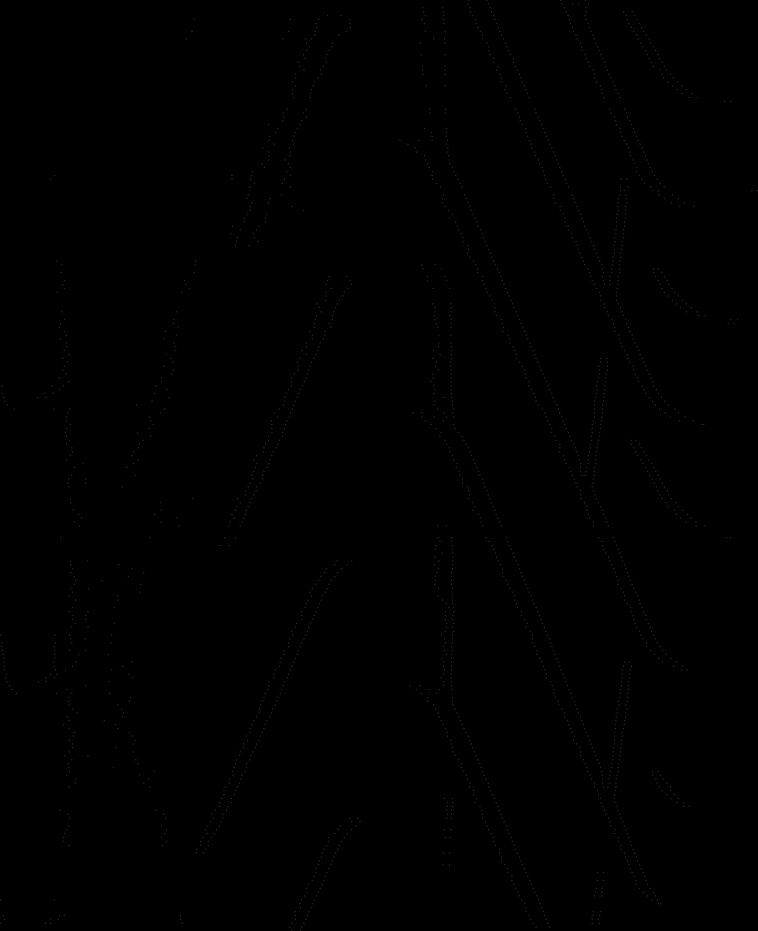
#> input picture project/Gocator/Gocator/Scan/opencv/battistrada_maxr_min_0.3.jpg, 758 x 931 px, shrunk from 1822 x 2238 before the run
$ jupyter execute --allow-errors Test_Image_Battistrada3_XY.ipynb   (older library calls are emulated)
#> lines starting #> are read from the running program, lines starting #| are printed output that depends on the picture; after the words box and inside, x2 and y2 are one past the last pixel; in counts of white or black regions, pixels touching at a corner belong together
[cell 1]
import imutils
import cv2 as cv
import numpy as np
import random as rng
from matplotlib import pyplot as plt
plt.rcParams['figure.figsize'] = [18, 10]

[cell 2]
def contourDetection(closing):
    # convert the image to grayscale format
    img_gray = cv.cvtColor(closing, cv.COLOR_BGR2GRAY)

    # apply binary thresholding
    ret, thresh_gray = cv.threshold(img_gray, 200, 255, cv.THRESH_BINARY)

    # detect the contours on the binary image using cv2.CHAIN_APPROX_NONE
    _, contours, hierarchy = cv.findContours(image=thresh_gray, mode=cv.RETR_EXTERNAL, method=cv.CHAIN_APPROX_NONE)

    # sort the contours according to the provided method
    (contours, boundingBoxes) = sort_contours(contours)

    cnt = []
    for i in range(len(contours)):
        if cv.contourArea(contours[i]) > 0:
            cnt.append(contours[i])
    print("Blob trovati: {}\n".format(len(cnt)))

    # draw contours on the original image
    src_copy1 = src.copy()
    cv.drawContours(image=src_copy1, contours=cnt, contourIdx=-1, color=(0, 255, 0), thickness=3, lineType=cv.LINE_AA)

    # Show in a window
    print("dtype: {}".format(src_copy1.dtype))
    print("shape: {}".format(src_copy1.shape))
    plt.imshow(src_copy1)
    plt.show()

    # draw Bounding Rectangle on the original image
    src_copy2 = src.copy()

    # Straight Bounding Rotated Rectangle
    for i in range(len(cnt)):
        rect = cv.minAreaRect(cnt[i])
        box = cv.boxPoints(rect)
        box = np.int0(box)
        cv.drawContours(src_copy2, [box], 0, (0, 255, 0), 2)

    # Show in a window
    print("\ndtype: {}".format(src_copy2.dtype))
    print("shape: {}".format(src_copy2.shape))
    plt.imshow(src_copy2)
    plt.show()

    # draw only contours
    drawing = np.zeros((thresh_gray.shape[0], thresh_gray.shape[1], 3), dtype=np.uint8)
    for i in range(len(cnt)):
        color = (rng.randint(0,256), rng.randint(0,256), rng.randint(0,256))
        cv.drawContours(drawing, cnt, i, color, 2, cv.LINE_8, hierarchy, 0)
        x, y, w, h = cv.boundingRect(cnt[i])
        cv.putText(drawing, "{}".format(i), (int(x+(w/2)), int(y+(h/2))), cv.FONT_HERSHEY_SIMPLEX, 0.9, (0, 255, 0), 2)

    # Show in a window
    print("\ndtype: {}".format(drawing.dtype))
    print("shape: {}".format(drawing.shape))
    plt.imshow(drawing)
    plt.show()

    return cnt

def sort_contours(cnts, method="left-to-right"):
    # initialize the reverse flag and sort index
    reverse = False
    i = 0

    # handle if we need to sort in reverse
    if method == "right-to-left" or method == "bottom-to-top":
        reverse = True

    # handle if we are sorting against the y-coordinate rather than
    # the x-coordinate of the bounding box
    if method == "top-to-bottom" or method == "bottom-to-top":
        i = 1

    # construct the list of bounding boxes and sort them from top to
    # bottom
    boundingBoxes = [cv.boundingRect(c) for c in cnts]
    (cnts, boundingBoxes) = zip(*sorted(zip(cnts, boundingBoxes),
        key=lambda b:b[1][i], reverse=reverse))

    # return the list of sorted contours and bounding boxes
    return (cnts, boundingBoxes)

[cell 3]
src = cv.imread("battistrada_maxr_min_0.3.jpg")
#> src is the input picture: shape (931, 758, 3); min 0, max 50, mean 0.3

# Show in a window
print("dtype: {}".format(src.dtype))
#| dtype: uint8
print("shape: {}".format(src.shape))
#| shape: (931, 758, 3)
plt.imshow(src)
plt.show()

[cell 4]
dst = cv.Canny(src, 50., 100., 3)
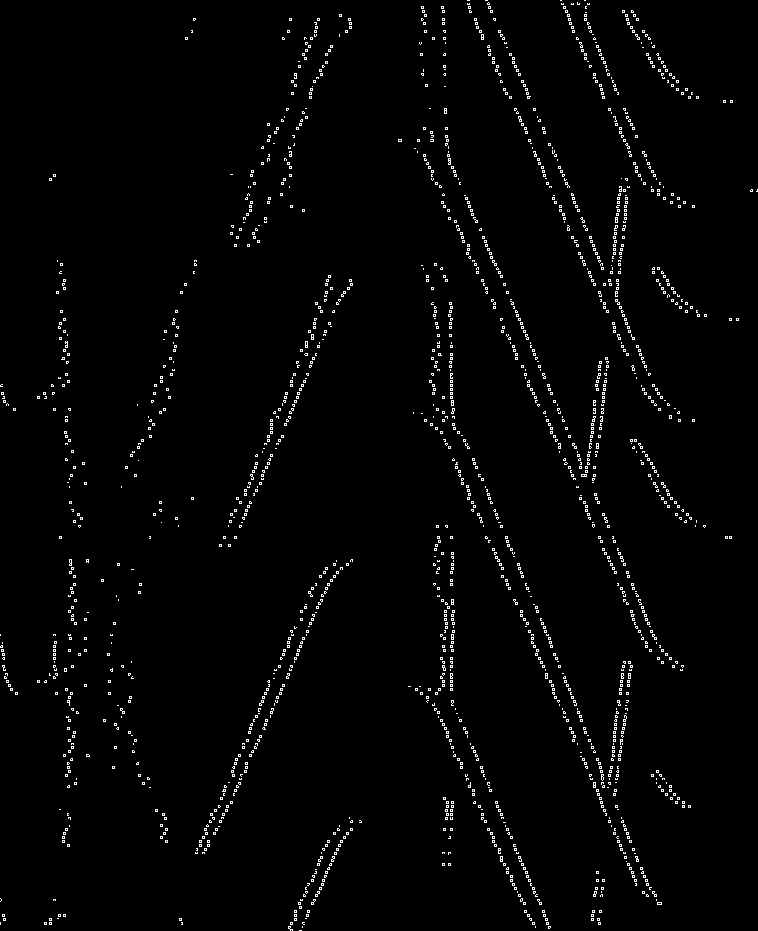
#> dst: shape (931, 758); 1.9% white in thin lines or dots
color_dst = cv.cvtColor(dst, cv.COLOR_GRAY2BGR)
#> color_dst: shape (931, 758, 3); 1.9% white in thin lines or dots
lines = cv.HoughLinesP(dst, rho=1., theta=np.pi/180., threshold=20, minLineLength=20, maxLineGap=80.)
#> lines = 219 rows, first 6: [450, 446, 636, 885], [423, 155, 602, 540], [442, 673, 550, 927], [433, 357, 646, 885], [507, 536, 652, 893], [430, 108, 656, 642]
for this_line in lines:
    cv.line(color_dst,
            (this_line[0][0], this_line[0][1]),
            (this_line[0][2], this_line[0][3]),
            [0, 0, 255], 3, 8)
#> this loop made 219 passes
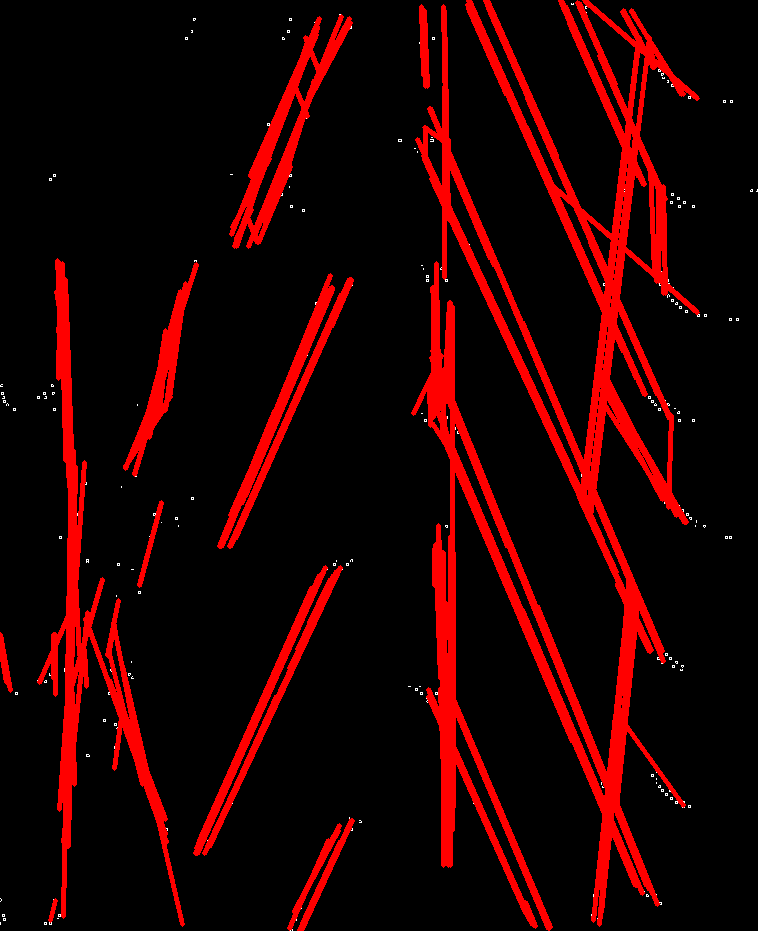
#> color_dst: shape (931, 758, 3); mean B, G, R 0.4, 0.4, 34.8

# Show in a window
print("dtype: {}".format(color_dst.dtype))
#| dtype: uint8
print("shape: {}".format(color_dst.shape))
#| shape: (931, 758, 3)
plt.imshow(color_dst)
plt.show()

[cell 5]
kernel_blob = cv.getStructuringElement(cv.MORPH_ELLIPSE, (50, 100))
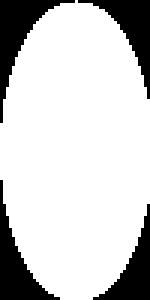
#> kernel_blob: shape (100, 50) (shown 3 times larger); values 0 (black) and 1 (white), 80.2% white; 4 black regions, box (x1, y1, x2, y2) and area: (0, 0, 25, 41) 280, (0, 60, 20, 100) 255, (26, 0, 50, 33) 239, (31, 68, 50, 100) 215
closing_blob = cv.morphologyEx(src, cv.MORPH_CLOSE, kernel_blob)
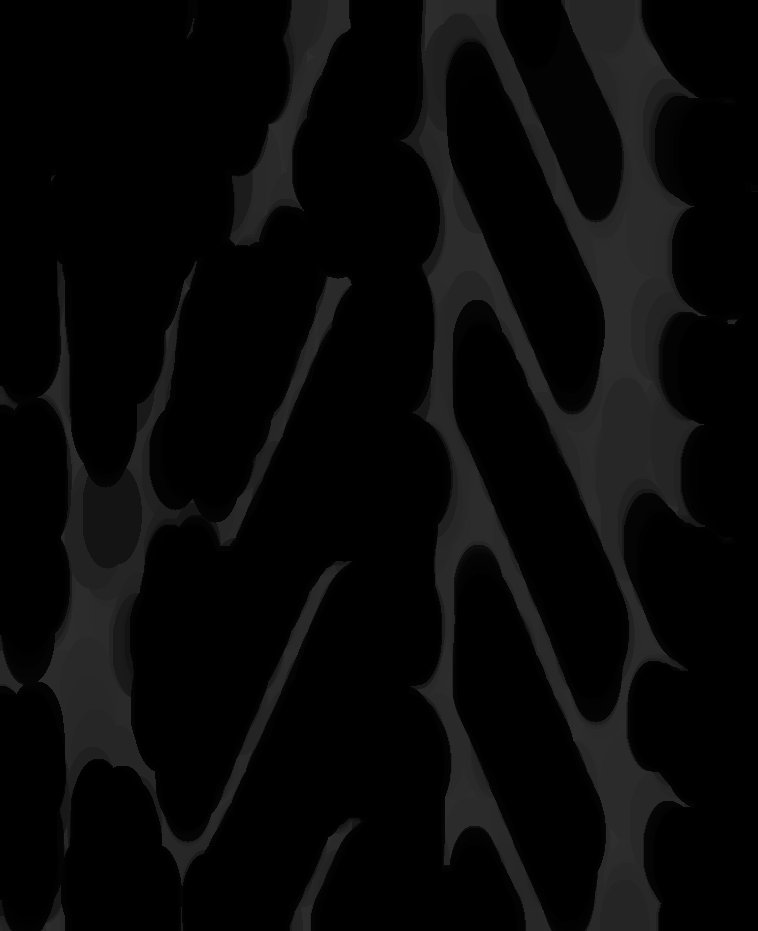
#> closing_blob: shape (931, 758, 3); min 0, max 48, mean 8.3

# Show in a window
print("dtype: {}".format(closing_blob.dtype))
#| dtype: uint8
print("shape: {}".format(closing_blob.shape))
#| shape: (931, 758, 3)
plt.imshow(closing_blob)
plt.show()

#> (a cell that did not finish here is left out)

#> in contourDetection, `ret, thresh_gray = cv.threshold(img_gray, 200, 255, cv.THRESH_BINARY)`: thresh_gray: shape (931, 758); every value is 0
#> in contourDetection, `_, contours, hierarchy = cv.findContours(image=thresh_gray, mode=cv.RE..`: contours = []

$ run again, with project/Gocator/Gocator/Scan/opencv/2022_04_03_16_23_17_image.jpg copied over project/Gocator/Gocator/Scan/opencv/battistrada_maxr_min_0.3.jpg
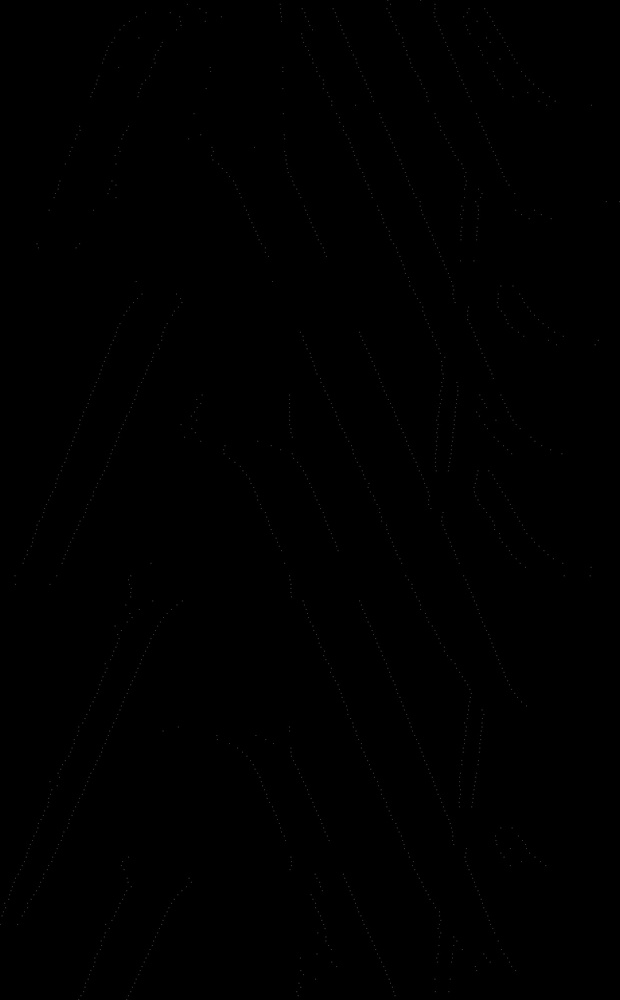
#> input picture project/Gocator/Gocator/Scan/opencv/2022_04_03_16_23_17_image.jpg, 620 x 1000 px, shrunk from 1382 x 2229 before the run
#> src is the input picture: shape (1000, 620, 3); min 0, max 57, mean 0.3
#| dtype: uint8
#| shape: (1000, 620, 3)
#> `dst = cv.Canny(src, 50., 100., 3)`:
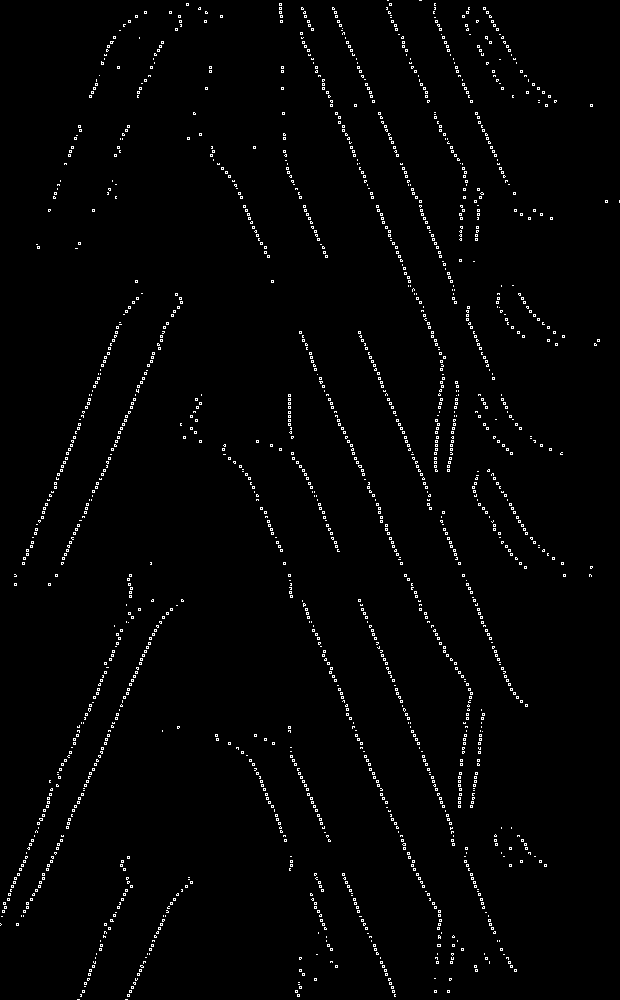
#> dst: shape (1000, 620); 1.8% white in thin lines or dots
#> lines = 150 rows, first 6: [300, 33, 458, 390], [367, 616, 508, 963], [40, 887, 156, 625], [14, 584, 137, 280], [283, 151, 513, 694], [331, 407, 482, 731]
#> the loop `for this_line in lines:` made 150 passes
#| dtype: uint8
#| shape: (1000, 620, 3)
#> kernel_blob: shape (100, 50); values 0 (black) and 1 (white), 80.2% white; 4 black regions, box (x1, y1, x2, y2) and area: (0, 0, 25, 41) 280, (0, 60, 20, 100) 255, (26, 0, 50, 33) 239, (31, 68, 50, 100) 215
#> `closing_blob = cv.morphologyEx(src, cv.MORPH_CLOSE, kernel_blob)`:
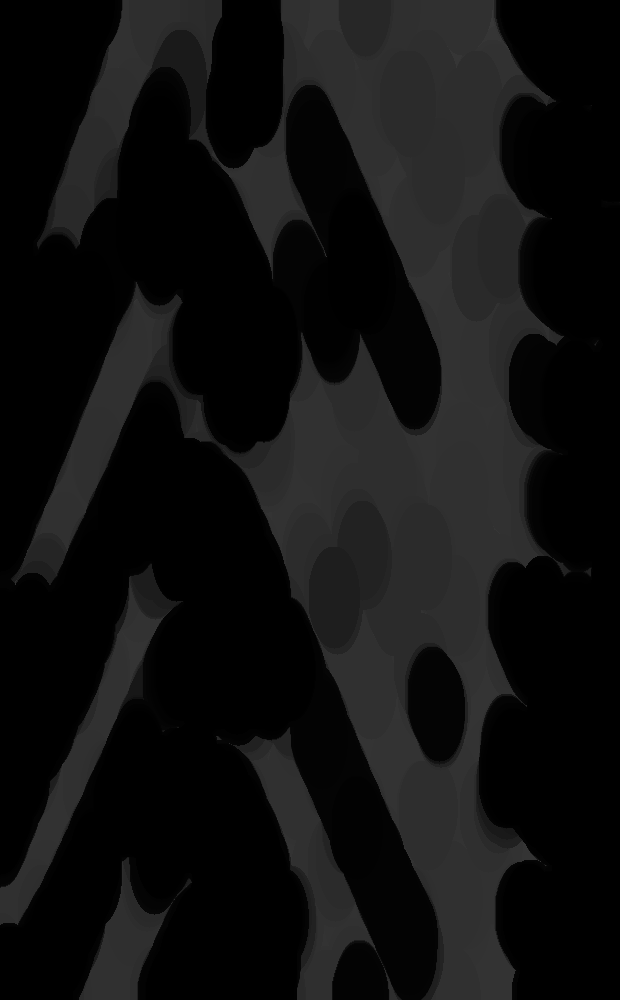
#> closing_blob: shape (1000, 620, 3); min 0, max 56, mean 16.3
#| dtype: uint8
#| shape: (1000, 620, 3)
#> thresh_gray: shape (1000, 620); every value is 0
#> contours = []
